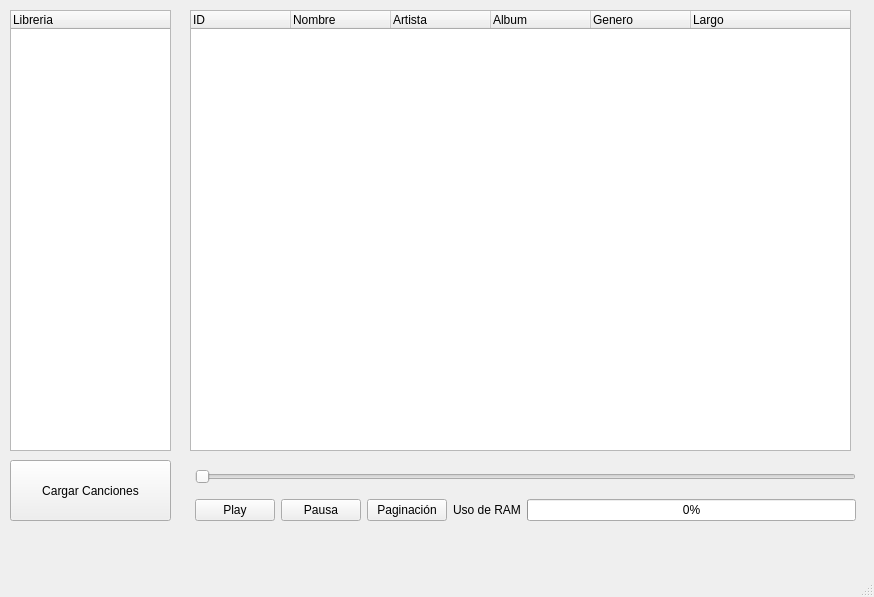
<?xml version="1.0" encoding="UTF-8"?>
<ui version="4.0">
 <class>MainWindow</class>
 <widget class="QMainWindow" name="MainWindow">
  <property name="geometry">
   <rect>
    <x>0</x>
    <y>0</y>
    <width>874</width>
    <height>597</height>
   </rect>
  </property>
  <property name="windowTitle">
   <string>MainWindow</string>
  </property>
  <widget class="QWidget" name="centralwidget">
   <widget class="QWidget" name="layoutWidget">
    <property name="geometry">
     <rect>
      <x>195</x>
      <y>460</y>
      <width>661</width>
      <height>72</height>
     </rect>
    </property>
    <layout class="QHBoxLayout" name="horizontalLayout_2">
     <item>
      <layout class="QVBoxLayout" name="verticalLayout">
       <item>
        <widget class="QSlider" name="progress">
         <property name="autoFillBackground">
          <bool>false</bool>
         </property>
         <property name="maximum">
          <number>100</number>
         </property>
         <property name="orientation">
          <enum>Qt::Horizontal</enum>
         </property>
        </widget>
       </item>
       <item>
        <layout class="QHBoxLayout" name="horizontalLayout">
         <item>
          <widget class="QPushButton" name="playButton">
           <property name="text">
            <string>Play</string>
           </property>
          </widget>
         </item>
         <item>
          <widget class="QPushButton" name="pauseButton">
           <property name="text">
            <string>Pausa</string>
           </property>
          </widget>
         </item>
         <item>
          <widget class="QPushButton" name="pagButton">
           <property name="text">
            <string>Paginación</string>
           </property>
          </widget>
         </item>
         <item>
          <widget class="QLabel" name="label">
           <property name="text">
            <string>Uso de RAM</string>
           </property>
          </widget>
         </item>
         <item>
          <widget class="QProgressBar" name="progressBar">
           <property name="value">
            <number>0</number>
           </property>
          </widget>
         </item>
        </layout>
       </item>
      </layout>
     </item>
    </layout>
   </widget>
   <widget class="QTreeWidget" name="treeWidget">
    <property name="geometry">
     <rect>
      <x>10</x>
      <y>10</y>
      <width>161</width>
      <height>441</height>
     </rect>
    </property>
    <column>
     <property name="text">
      <string notr="true">Libreria</string>
     </property>
    </column>
   </widget>
   <widget class="QPushButton" name="loadButton">
    <property name="geometry">
     <rect>
      <x>10</x>
      <y>460</y>
      <width>161</width>
      <height>61</height>
     </rect>
    </property>
    <property name="text">
     <string>Cargar Canciones</string>
    </property>
   </widget>
   <widget class="QTreeWidget" name="informacion">
    <property name="geometry">
     <rect>
      <x>190</x>
      <y>10</y>
      <width>661</width>
      <height>441</height>
     </rect>
    </property>
    <column>
     <property name="text">
      <string>ID</string>
     </property>
    </column>
    <column>
     <property name="text">
      <string>Nombre</string>
     </property>
    </column>
    <column>
     <property name="text">
      <string>Artista</string>
     </property>
    </column>
    <column>
     <property name="text">
      <string>Album</string>
     </property>
    </column>
    <column>
     <property name="text">
      <string>Genero</string>
     </property>
    </column>
    <column>
     <property name="text">
      <string>Largo</string>
     </property>
    </column>
   </widget>
  </widget>
  <widget class="QMenuBar" name="menubar">
   <property name="geometry">
    <rect>
     <x>0</x>
     <y>0</y>
     <width>874</width>
     <height>22</height>
    </rect>
   </property>
  </widget>
  <widget class="QStatusBar" name="statusbar"/>
 </widget>
 <resources/>
 <connections/>
</ui>
